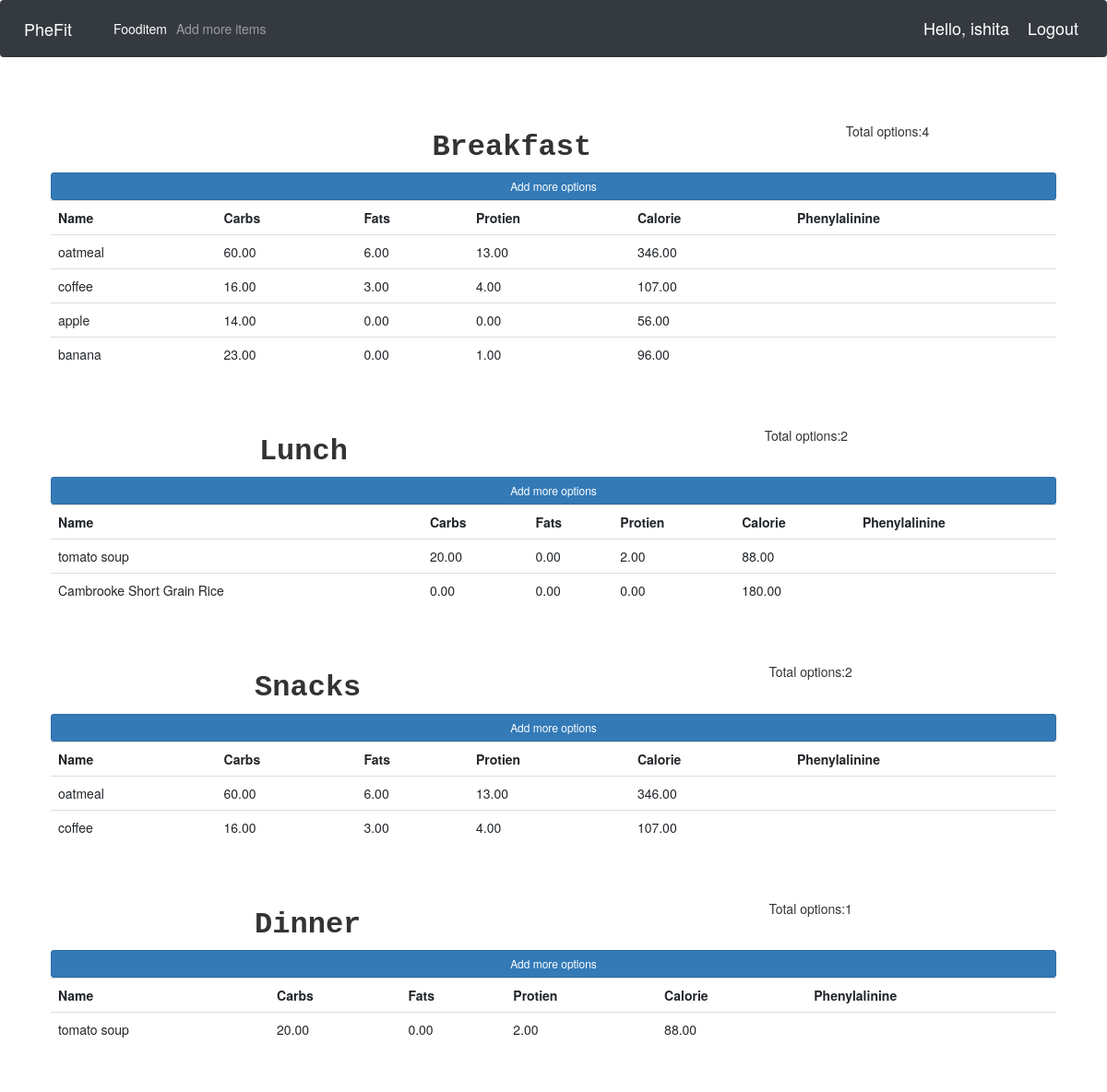
The page /product/ (signed in) on the database as committed earlier.
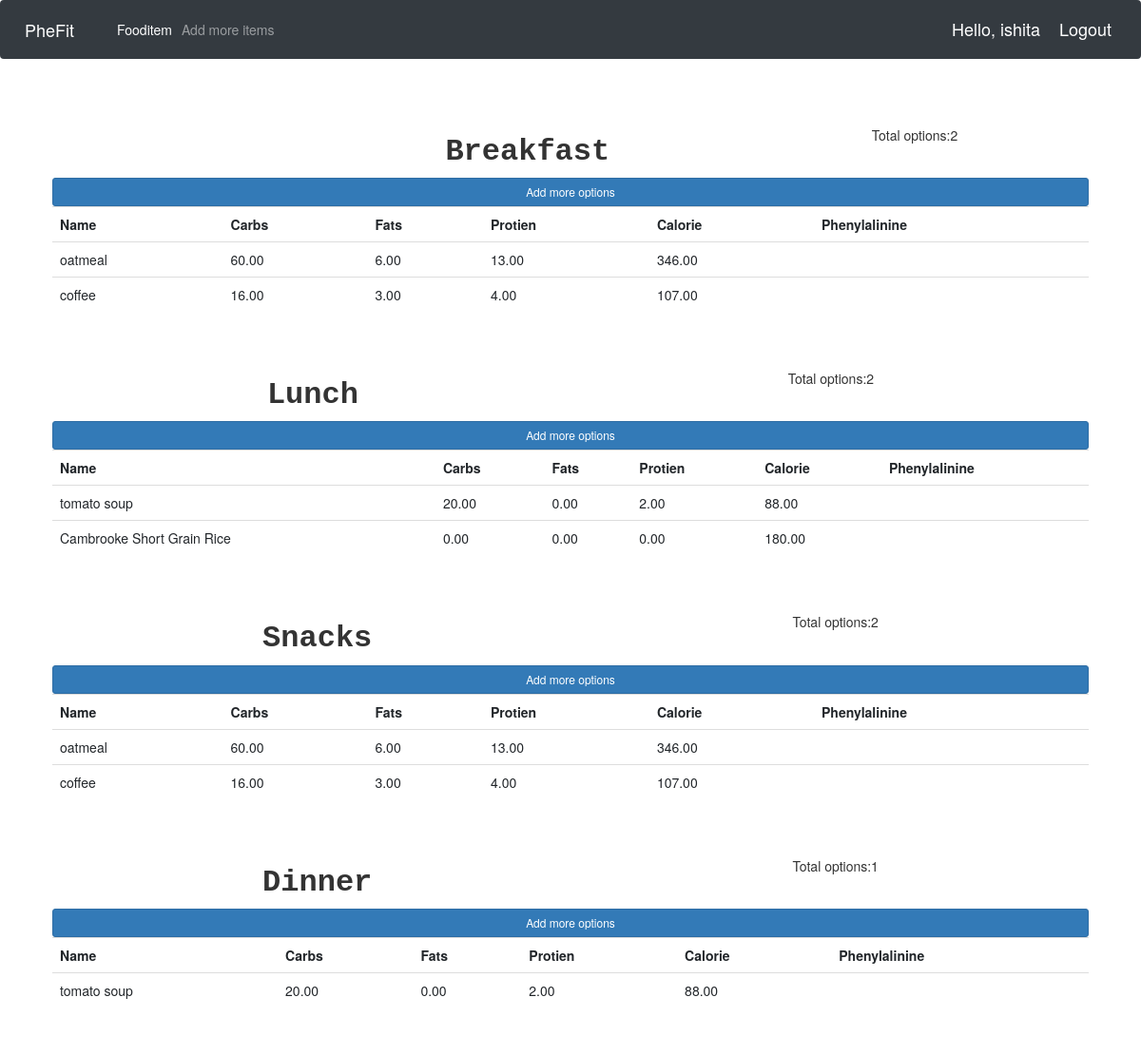
The same page on the database as committed later.
### Fityfeed/models.py (models this page shows, shortened)
class Fooditem(models.Model):
    name = models.CharField(max_length=200)
    category = models.ManyToManyField(Category)
    carbohydrate = models.DecimalField(max_digits=5,decimal_places=2,default=0)
    fats = models.DecimalField(max_digits=5,decimal_places=2,default=0)
    protein = models.DecimalField(max_digits=5,decimal_places=2,default=0)
    calorie=models.DecimalField(max_digits=5,decimal_places=2,default=0,blank=True)
    phenylalanine=models.DecimalField(max_digits=5,decimal_places=2,default=0,blank=True)
    quantity = models.IntegerField(default=1,null=True,blank=True)

### Fityfeed/decorators.py (the view)
        def wrapper_func(request,*args,**kwargs):
            group=None
            if request.user.groups.exists():
                group=request.user.groups.all()[0].name
            if group in allowed_roles:
                return view_func(request,*args,**kwargs)
            else:
                return HttpResponse("<h1>You are not allowed to access this page</h1>")

### Fityfeed/views.py (called while the page is built)
@login_required(login_url='login')
@allowed_users(allowed_roles=['admin'])
def fooditem(request):
    breakfast=Category.objects.filter(name='breakfast')[0].fooditem_set.all()
    bcnt=breakfast.count()
    lunch=Category.objects.filter(name='lunch')[0].fooditem_set.all()
    lcnt=lunch.count()
    dinner=Category.objects.filter(name='dinner')[0].fooditem_set.all()
    dcnt=dinner.count()
    snacks=Category.objects.filter(name='snacks')[0].fooditem_set.all()
    scnt=snacks.count()
    context={'breakfast':breakfast,
              'bcnt':bcnt,
              'lcnt':lcnt,
              'scnt':scnt,
              'dcnt':dcnt,
              'lunch':lunch,
              'dinner':dinner,
              'snacks':snacks,
            }
    return render(request,'fooditem.html',context)

### Fityfeed/templates/fooditem.html
{% extends 'main.html' %}
{% load static%}
{% block content %}
    <div class="flex-box-row">
        <br>
        <br>
        <h5 id="heading">Breakfast</h5>
        <h7>Total options:{{bcnt}}</h7>
            <a class="btn btn-primary  btn-sm btn-block" href="{% url 'createfooditem' %}">Add more options</a>
            <table class="table table-sm">
                <tr>
                    <th>Name</th>
                    <th>Carbs</th>
                    <th>Fats</th>
                    <th>Protien</th>
                    <th>Calorie</th>
                    <th>Phenylalinine</th>
                </tr>
               {% for items in breakfast %}
                <tr>
                    <td>{{items.name}} </td>
                    <td>{{items.carbohydrate}} </td>
                    <td>{{items.fats}} </td>
                    <td>{{items.protein}} </td>
                    <td>{{items.calorie}} </td>
                    <td>{{items.phenylalinine}}</td>
                    </tr>
                {% endfor %}
            </table>
    </div>
    <br>
    <div class="flex-box-row">
        <h5 id="heading">Lunch</h5>
        <h7>Total options:{{lcnt}}</h7>
            <a class="btn btn-primary  btn-sm btn-block" href="{% url 'createfooditem' %}">Add more options</a>
            <table class="table table-sm">
                <tr>
                    <th>Name</th>
                    <th>Carbs</th>
                    <th>Fats</th>
                    <th>Protien</th>
                    <th>Calorie</th>
                    <th>Phenylalinine</th>
                </tr>
               {% for items in lunch %}
                <tr>
                    <td>{{items.name}} </td>
                    <td>{{items.carbohydrate}} </td>
                    <td>{{items.fats}} </td>
                    <td>{{items.protein}} </td>
                    <td>{{items.calorie}} </td>
                    <td>{{items.phenylalinine}}</td>
                    </tr>
                {% endfor %}
            </table>
    </div>
    <br>
    <div class="flex-box-row">
        <h5 id="heading">Snacks</h5>
        <h7>Total options:{{scnt}}</h7>
            <a class="btn btn-primary  btn-sm btn-block" href="{% url 'createfooditem' %}">Add more options</a>
            <table class="table table-sm">
                <tr>
                    <th>Name</th>
                    <th>Carbs</th>
                    <th>Fats</th>
                    <th>Protien</th>
                    <th>Calorie</th>
                    <th>Phenylalinine</th>
                </tr>
               {% for items in snacks %}
                <tr>
                    <td>{{items.name}} </td>
                    <td>{{items.carbohydrate}} </td>
                    <td>{{items.fats}} </td>
                    <td>{{items.protein}} </td>
                    <td>{{items.calorie}} </td>
                    <td>{{items.phenylalinine}}</td>
                    </tr>
                {% endfor %}
            </table>
    </div>
    <br>
    <div class="flex-box-row">
        <h5 id="heading">Dinner</h5>
        <h7>Total options:{{dcnt}}</h7>
            <a class="btn btn-primary  btn-sm btn-block" href="{% url 'createfooditem' %}">Add more options</a>
            <table class="table table-sm">
                <tr>
                    <th>Name</th>
                    <th>Carbs</th>
                    <th>Fats</th>
                    <th>Protien</th>
                    <th>Calorie</th>
                    <th>Phenylalinine</th>
                </tr>
               {% for items in dinner %}
                <tr>
                    <td>{{items.name}} </td>
                    <td>{{items.carbohydrate}} </td>
                    <td>{{items.fats}} </td>
                    <td>{{items.protein}} </td>
                    <td>{{items.calorie}} </td>
                    <td>{{items.phenylalinine}}</td>
                    </tr>
                {% endfor %}
            </table>
    </div>
    <br>
</div>
{% endblock %}

Rows that differ between the two databases and show on the page:
removed Fooditem: name "apple", carbohydrate "14.00", fats "0.00", protein "0.00", calorie "56.00", shown under "Total options:4"
removed Fooditem: name "banana", carbohydrate "23.00", fats "0.00", protein "1.00", calorie "96.00", shown under "Total options:4"
Other text that changed with them:
{{ bcnt }}: "4" → "2"
